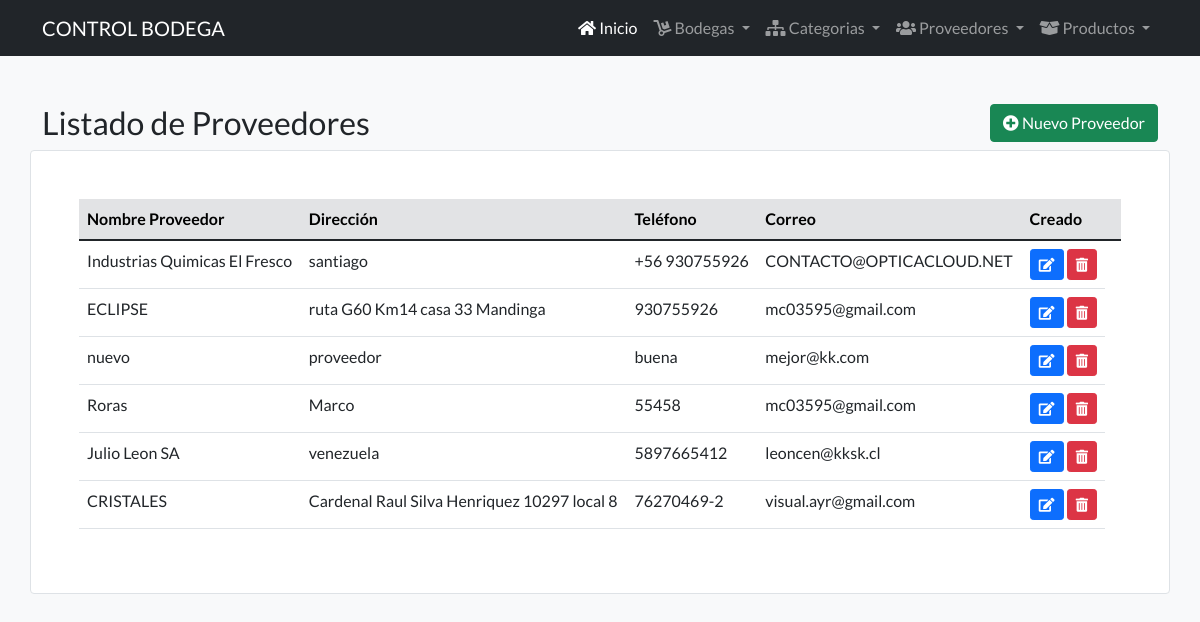
Page /listado_proveedor/ on the committed database.
### controlBodega/models.py (models this page shows, shortened)
class Proveedor(models.Model):#proveedores de los productos
    proveedor = models.CharField(max_length=50)
    direccion = models.CharField(max_length=120, blank=True)
    telefono = models.CharField(max_length=20, blank=True)
    correo = models.EmailField(blank=True)

### controlBodega/views.py (the view)
# urls.py: path('listado_proveedor/',controlBodega_views.listadoProveedores, name = 'listadoproveedores'),
def listadoProveedores(request):
    proveedor = Proveedor.objects.order_by('-id')
    return render(request, 'core/listadoProveedor.html/', {'proveedores': proveedor})

### controlBodega/templates/core/listadoProveedor.html (shortened to what this page needs)
{% extends 'core/base.html' %}
{% block content %}
  <section class="py-5">
    <div class="container">
      <div class="row">
        <div class="col-9">
          <h2>Listado de Proveedores</h2>
        </div>
        <div class="col-3 text-end">
          <a href="{%url 'registroproveedor' %}" class="btn btn-success"><i class="fas fa-plus-circle"></i> Nuevo Proveedor</a>
        </div>
        <div class="bg-white border rounded p-5 table-responsive">
          <table class="table">
            <thead class="table-secondary">
              <tr>
                <th scope="col">Nombre Proveedor</th>
                <th scope="col">Dirección</th>
                <th scope="col">Teléfono</th>
                <th scope="col">Correo</th>
                <th scope="col">Creado</th>
                <th scope="col"></th>
              </tr>
            </thead>
            <tbody>
            {% for proveedor in proveedores %}
              <tr>
                <td>{{proveedor.proveedor}}</td>
                <td>{{proveedor.direccion}}</td>
                <td>{{proveedor.telefono}}</td>
                <td>{{proveedor.correo}}</td>
                <td class="text-end">
                  <a class="btn btn-primary btn-sm"  href="../editarproveedor/{{proveedor.id}}" title="Editar"><i class="fas fa-edit"></i></a>
                  <a class="btn btn-danger btn-sm" data-bs-toggle="tooltip" data-bs-placement="top" href="../eliminarproveedor/{{proveedor.id}}" title="Eliminar"><i class="fas fa-trash-alt"></i></a>
                </td>
              </tr>
            {% endfor %}
            </tbody>
          </table>
        </div>
      </div>
    </div>
  </section>
{% endblock %}

### controlBodega/static/core/css/estilos.css (style rules this page uses)
* { margin: 0px; padding: 0px; box-sizing: border-box; }
body { font-family: 'Lato', sans-serif; }

### rows in the picture
Proveedor: proveedor "Industrias Quimicas El Fresco", direccion "santiago", telefono "+56 930755926", correo "CONTACTO@OPTICACLOUD.NET"
Proveedor: proveedor "ECLIPSE", direccion "ruta G60 Km14 casa 33 Mandinga", telefono "930755926", correo "mc03595@gmail.com"
Proveedor: proveedor "nuevo", direccion "proveedor", telefono "buena", correo "mejor@kk.com"
Proveedor: proveedor "Roras", direccion "Marco", telefono "55458", correo "mc03595@gmail.com"
Proveedor: proveedor "Julio Leon SA", direccion "venezuela", telefono "5897665412", correo "leoncen@kksk.cl"
Proveedor: proveedor "CRISTALES", direccion "Cardenal Raul Silva Henriquez 10297 local 8", telefono "76270469-2", correo "visual.ayr@gmail.com"
